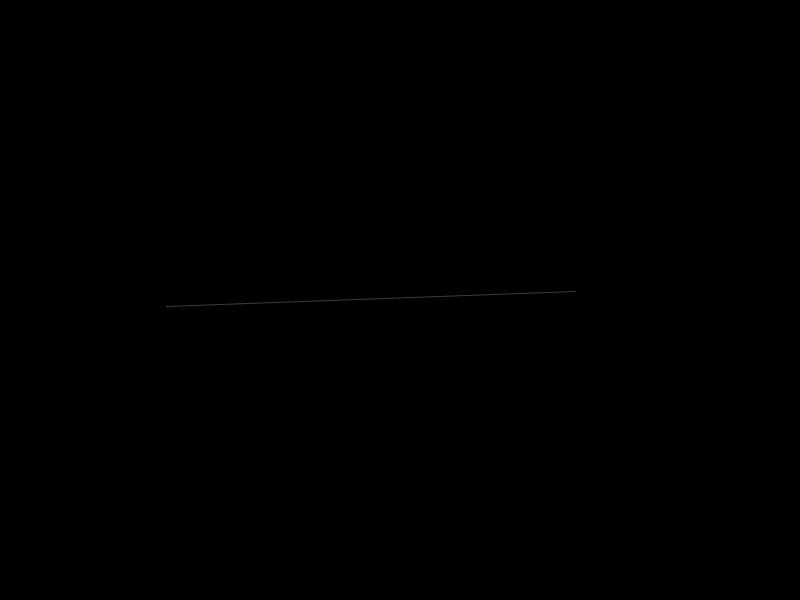
Frame 1 (no input)
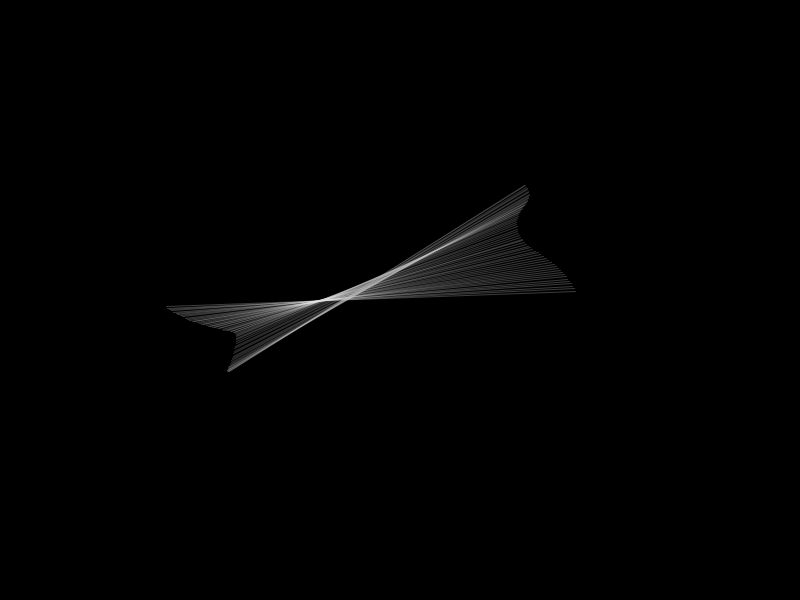
Frame 60 (the mouse pressed at the canvas centre just before this capture)
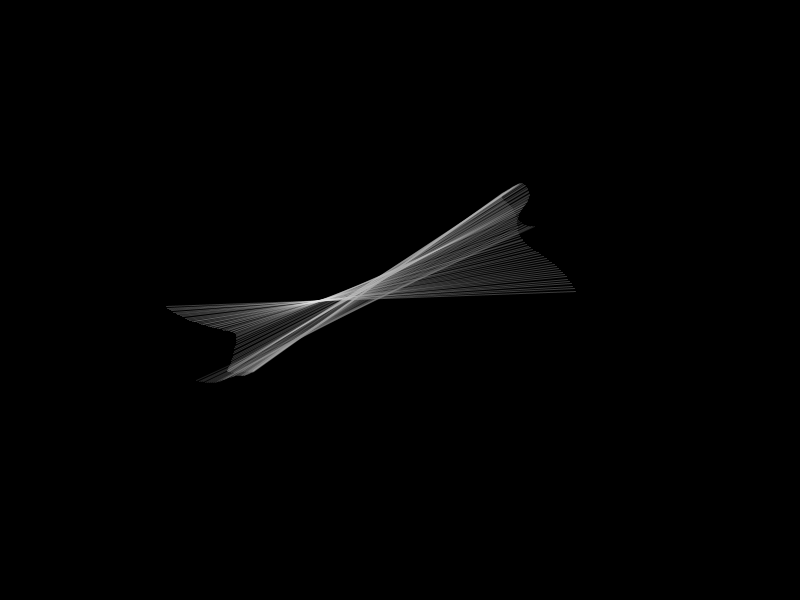
Frame 120 (the mouse held since frame 60 and released just before this capture)

The Processing sketch that drew these frames (run headless with seeded random() and noise(); from frame 60 on, the mouse is pressed at the canvas centre):

// Processing sketch: clock
// ── clock.pde
float _angnoise, _radiusnoise;
float _xnoise, _ynoise;
float _angle = -PI/2;
float _radius;
float _strokeCol = 254;
int _strokeChange = -1;

void setup() {
  size(800, 600);
  smooth();
  frameRate(30);
  background(0);
  noFill();
  _angnoise = random(10);
  _radiusnoise = random(10);
  _xnoise = random(10);
  _ynoise = random(10);
}

void draw() {
  _radiusnoise += 0.005;
  _radius = (noise(_radiusnoise) * 550) +1;
  _angnoise += 0.005;
  _angle += (noise(_angnoise) * 6) - 3;
    if (_angle > 360) { _angle -= 360; }
    if (_angle < 0) { _angle += 360; }
  _xnoise += 0.01;
  _ynoise += 0.01;
  float centerx = width/2 + (noise(_xnoise) * 100) - 50;
  float centery = height/2 + (noise(_ynoise) * 100) - 50;
  float rad = radians(_angle);
  float x1 = centerx + (_radius * cos(rad));
  float y1 = centery + (_radius * sin(rad));
  float opprad = rad + PI;
  float x2 = centerx + (_radius * cos(opprad));
  float y2 = centery + (_radius * sin(opprad));
  _strokeCol += _strokeChange;
    if (_strokeCol > 254) { _strokeChange = -1; }
    if (_strokeCol < 0) { _strokeChange = 1; }
  stroke(_strokeCol, 60);
  strokeWeight(1);
  line(x1, y1, x2, y2);
}
